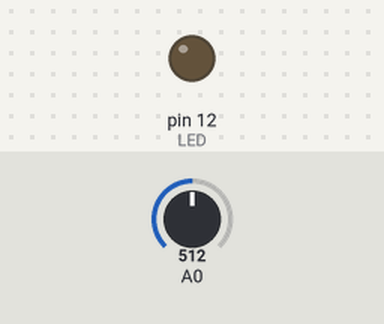
Bench run of a sketch on a simulated Arduino Uno, built with avr-gcc and run on an emulated ATmega328P. Parts: output pins drawn as LEDs (lit = HIGH). The test bench sets the inputs (shaded band); at power-on: A0 = 512. What the sketch prints to the serial monitor is not drawn.

Above: at 0.1 s.
At 0.8 s:
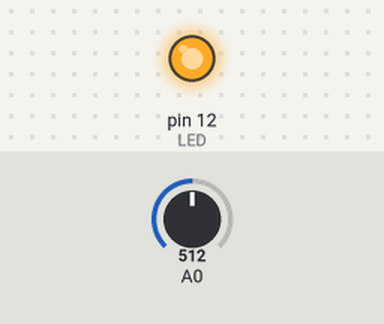
Timing chart, 0 to 2.3 s (numbered marks = the images above):
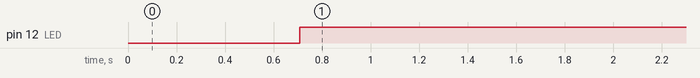

The sketch:

ldr_lamp.ino
```cpp
/*
 * Author: JuwonBang(github.com/apwlq)
 * Description: 아두이노 코드 - LDR(광저항) 값을 읽어 LED를 제어합니다.
 */

#define LDR_ON_THRESHOLD  450  // LDR 값이 켜질 임계값 설정
#define LDR_OFF_THRESHOLD 400  // LDR 값이 꺼질 임계값 설정

int ldrValue = 0;      // LDR 센서의 값을 저장할 변수
int ledState = 0;      // LED의 상태를 저장할 변수 (켜짐/꺼짐)

const int numReadings = 16;  // 원하는 값으로 변경
int readings[numReadings];
int readIndex = 0;
int total = 0;
int average = 0;

// 설정 함수, 프로그램 시작 시 호출됨
void setup() {
  pinMode(12, OUTPUT);     // 핀 12를 출력으로 설정 (LED 제어)
  pinMode(A0, INPUT_PULLUP); // 아날로그 핀 A0을 입력으로 설정, 내부 풀업 저항 활성화
  Serial.begin(9600);
}

void loop() {
  // 아날로그 값에 이동 평균 필터 적용
  total -= readings[readIndex];
  readings[readIndex] = analogRead(A0);
  total += readings[readIndex];
  readIndex = (readIndex + 1) % numReadings;
  average = total / numReadings;
  Serial.print(analogRead(A0));
  Serial.print(" ");
  Serial.println(average);

  ldrValue = average;

  // LDR 값에 따라 LED 상태를 설정
  if (ldrValue < LDR_OFF_THRESHOLD) {
    ledState = 0;  // LDR 값이 꺼질 임계값 이하이면 LED OFF
  } else if (ldrValue > LDR_ON_THRESHOLD) {
    ledState = 1;  // LDR 값이 켜질 임계값 이상이면 LED ON
  }

  // LED 상태에 따라 핀 12의 출력을 설정
  digitalWrite(12, ledState == 1 ? HIGH : LOW); // 삼항 연산자를 사용해 LED 상태 설정

  delay(50);  // 50ms 대기
}
```

Measured:
- by itself, pin 12 (LED): LOW → HIGH at 0.71 s
